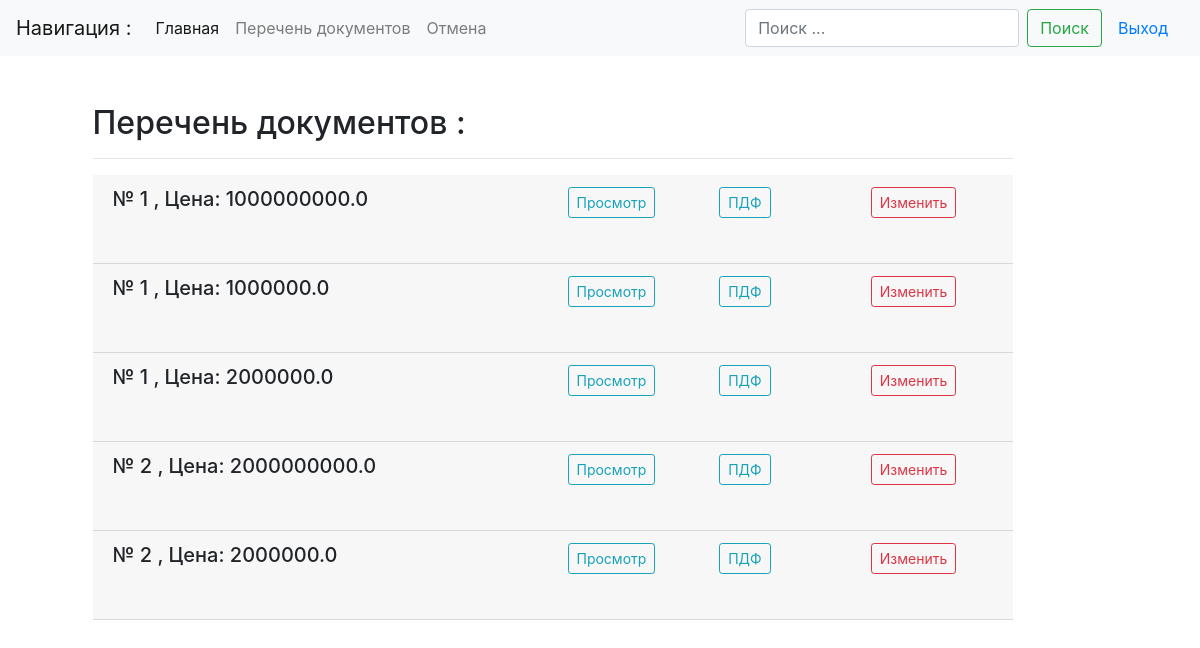
Screenshot of /list/ (signed in) with the database file from the repository.
### docslist/models.py (models this page shows, shortened)
class Docs(models.Model):
    num_contract = models.CharField('Номер контракта', max_length=20, db_index=True, default='-')
    title = models.CharField('Наименование объекта', max_length=500, db_index=True, default='-')
    type_doc = models.ForeignKey(TypeDoc, on_delete=models.DO_NOTHING, verbose_name='Документ', default='-')
    year = models.PositiveSmallIntegerField('Год', default='1970')
    c_contract = models.FloatField('Цена контракта, руб.', max_length=50, default=0)
    ini_contract = models.ForeignKey(Initiator, on_delete=models.DO_NOTHING, verbose_name='Инициатор', null=True)
    uch_contract = models.ForeignKey(Contractor, on_delete=models.DO_NOTHING, verbose_name='Подрядчик', null=True)
    in_contract = models.DateField('Дата подписания контракта', default=date.today)
    in_work = models.DateField('Дата начала работ', default=date.today)
    out_work = models.DateField('Дата окончания работ', default=date.today)
    stat_contract = models.ForeignKey(StatusDoc, on_delete=models.DO_NOTHING, verbose_name='Статус', default='-')
    work_contract = models.BooleanField('В работе')
    failures = models.BooleanField('Срыв сроков')
    executed = models.BooleanField('Исполнен')
    file_obj = models.FileField('Файл документа', upload_to='')
    url = models.SlugField(max_length=130, unique=True)
    data_stamp = models.DateTimeField(auto_now_add=True)
    class Meta:
        verbose_name = "Документ"
        verbose_name_plural = "Документы"
        ordering = ('year', 'num_contract',)  # сортировка

### docslist/views.py (the view)
# urls.py: path('list/', DocsView.as_view(), name='docs-list'),
class DocsView(ListView):
    model = Docs
    queryset = Docs.objects.all().filter(work_contract=True).exclude(type_doc=3)
    template_name = 'docslist/docs_list.html'
    paginate_by = 5

### templates/docslist/docs_list.html (shortened to what this page needs)
{% extends "base.html" %}
{% block content %}
<h2 class="mb-3">Перечень документов :</h2><hr>
    {% for doc in docs_list %}
        <div class="card-header">
            <div class="row">
                <div class="col-md-6" >
                    {% if doc.type_doc.id == 1 %}
                        <h5> № {{ doc.num_contract }}  ,  Цена: {{ doc.c_contract}}</h5><br>
                    {% else %}
                        <h7> № {{ doc.num_contract }}  ,  Цена: {{ doc.c_contract}}</h7><br>
                        <h7> {{ doc.name_object }} </h7>
                    {% endif %}
                </div>
                    <div class="col-md-2"><a href="#" class="btn btn-sm btn-outline-info my-2 my-sm-0" role="group" aria-disabled="true">Просмотр</a></div>
                    <div class="col-md-2"><a href="#" class="btn btn-sm btn-outline-info my-2 my-sm-0" role="group" aria-disabled="true">ПДФ</a></div>
                    <div class="col-md-2"><a href="#" class="btn btn-sm btn-outline-danger my-2 my-sm-0" role="group" aria-disabled="true">Изменить</a></div>
            </div>
        </div>
    {% empty %}
        <h1>Список пуст!</h1>
    {% endfor %}
    {% block pagination %}
        {% if is_paginated %}
            {% load bootstrap4 %}
        {% endif %}
    {% endblock pagination%}
{% endblock content %}

### rows the page displays
Docs: num_contract "1", c_contract "1000000000.0"
Docs: num_contract "1", c_contract "1000000.0"
Docs: num_contract "1", c_contract "2000000.0"
Docs: num_contract "2", c_contract "2000000000.0"
Docs: num_contract "2", c_contract "2000000.0"
